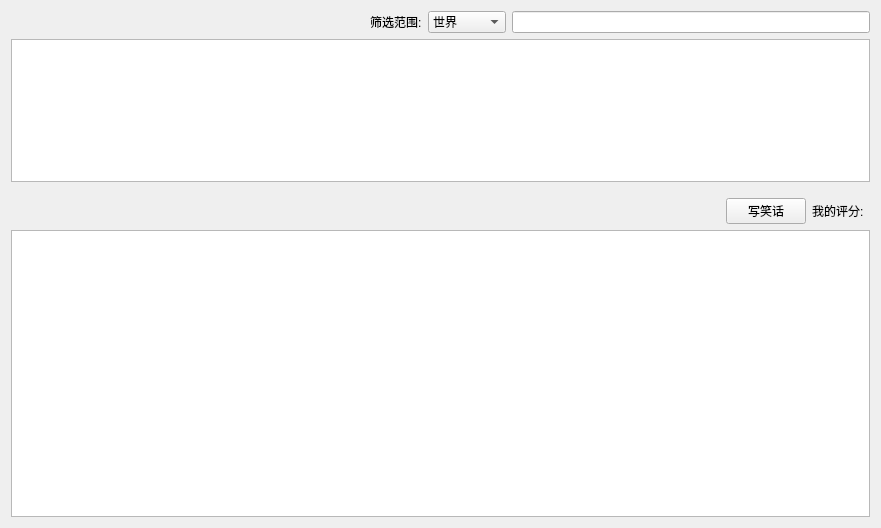
<?xml version="1.0" encoding="UTF-8"?>
<ui version="4.0">
 <class>CJokebookWidget</class>
 <widget class="QWidget" name="CJokebookWidget">
  <property name="geometry">
   <rect>
    <x>0</x>
    <y>0</y>
    <width>881</width>
    <height>528</height>
   </rect>
  </property>
  <property name="windowTitle">
   <string>Form</string>
  </property>
  <layout class="QVBoxLayout" name="verticalLayout">
   <item>
    <layout class="QHBoxLayout" name="horizontalLayout_2">
     <item>
      <spacer name="horizontalSpacer_2">
       <property name="orientation">
        <enum>Qt::Horizontal</enum>
       </property>
       <property name="sizeHint" stdset="0">
        <size>
         <width>40</width>
         <height>20</height>
        </size>
       </property>
      </spacer>
     </item>
     <item>
      <widget class="QLabel" name="label_2">
       <property name="text">
        <string>筛选范围:</string>
       </property>
      </widget>
     </item>
     <item>
      <widget class="QComboBox" name="comboBox">
       <item>
        <property name="text">
         <string>世界</string>
        </property>
       </item>
       <item>
        <property name="text">
         <string>笔友</string>
        </property>
       </item>
       <item>
        <property name="text">
         <string>我上传的</string>
        </property>
       </item>
      </widget>
     </item>
     <item>
      <widget class="CLSearchEdit" name="searchEdit"/>
     </item>
    </layout>
   </item>
   <item>
    <widget class="QTableView" name="tableView">
     <property name="sizePolicy">
      <sizepolicy hsizetype="Expanding" vsizetype="Expanding">
       <horstretch>0</horstretch>
       <verstretch>1</verstretch>
      </sizepolicy>
     </property>
    </widget>
   </item>
   <item>
    <spacer name="verticalSpacer">
     <property name="orientation">
      <enum>Qt::Vertical</enum>
     </property>
     <property name="sizeType">
      <enum>QSizePolicy::Fixed</enum>
     </property>
     <property name="sizeHint" stdset="0">
      <size>
       <width>20</width>
       <height>10</height>
      </size>
     </property>
    </spacer>
   </item>
   <item>
    <layout class="QHBoxLayout" name="horizontalLayout">
     <item>
      <spacer name="horizontalSpacer">
       <property name="orientation">
        <enum>Qt::Horizontal</enum>
       </property>
       <property name="sizeHint" stdset="0">
        <size>
         <width>40</width>
         <height>20</height>
        </size>
       </property>
      </spacer>
     </item>
     <item>
      <widget class="QPushButton" name="btnAdd">
       <property name="toolTip">
        <string>添加自己的笑话</string>
       </property>
       <property name="text">
        <string>写笑话</string>
       </property>
      </widget>
     </item>
     <item>
      <widget class="QLabel" name="label">
       <property name="text">
        <string>我的评分:</string>
       </property>
      </widget>
     </item>
     <item>
      <widget class="CStarEditor" name="starEditor" native="true"/>
     </item>
    </layout>
   </item>
   <item>
    <widget class="QTextBrowser" name="textBrowser">
     <property name="sizePolicy">
      <sizepolicy hsizetype="Expanding" vsizetype="Expanding">
       <horstretch>0</horstretch>
       <verstretch>2</verstretch>
      </sizepolicy>
     </property>
    </widget>
   </item>
  </layout>
 </widget>
 <customwidgets>
  <customwidget>
   <class>CStarEditor</class>
   <extends>QWidget</extends>
   <header>module_collection/collection_jokebook/StarEditor.h</header>
   <container>1</container>
  </customwidget>
  <customwidget>
   <class>CLSearchEdit</class>
   <extends>QLineEdit</extends>
   <header>LSearchEdit.h</header>
   <container>1</container>
  </customwidget>
 </customwidgets>
 <resources/>
 <connections/>
</ui>
